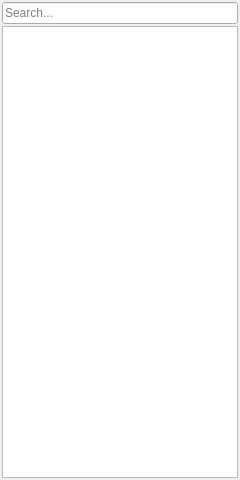
<?xml version="1.0" encoding="UTF-8"?>
<ui version="4.0">
 <class>SceneOutlinerPanel</class>
 <widget class="QWidget" name="SceneOutlinerPanel">
  <property name="geometry">
   <rect>
    <x>0</x>
    <y>0</y>
    <width>240</width>
    <height>480</height>
   </rect>
  </property>
  <layout class="QVBoxLayout" name="mainLayout">
   <property name="leftMargin">
    <number>2</number>
   </property>
   <property name="topMargin">
    <number>2</number>
   </property>
   <property name="rightMargin">
    <number>2</number>
   </property>
   <property name="bottomMargin">
    <number>2</number>
   </property>
   <property name="spacing">
    <number>2</number>
   </property>
   <item>
    <widget class="QLineEdit" name="searchBar">
     <property name="placeholderText">
      <string>Search...</string>
     </property>
     <property name="clearButtonEnabled">
      <bool>true</bool>
     </property>
    </widget>
   </item>
   <item>
    <widget class="QTreeWidget" name="outlinerTree">
     <property name="selectionMode">
      <enum>QAbstractItemView::ExtendedSelection</enum>
     </property>
     <property name="contextMenuPolicy">
      <enum>Qt::CustomContextMenu</enum>
     </property>
     <property name="uniformRowHeights">
      <bool>true</bool>
     </property>
     <property name="animated">
      <bool>false</bool>
     </property>
     <property name="headerHidden">
      <bool>true</bool>
     </property>
     <column>
      <property name="text">
       <string notr="true">1</string>
      </property>
     </column>
    </widget>
   </item>
  </layout>
 </widget>
 <resources/>
 <connections/>
</ui>
